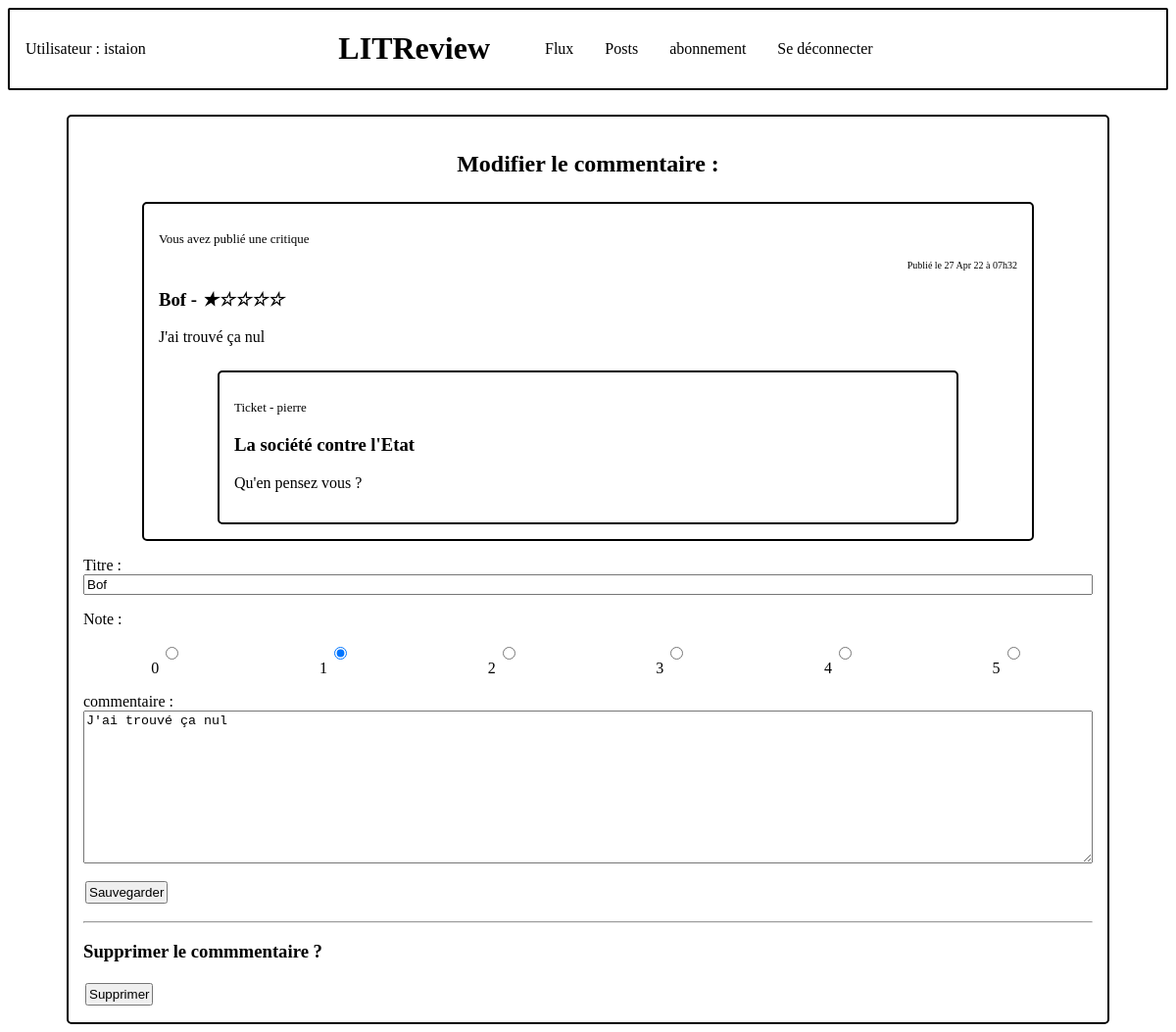
/posts/review/6/update (signed in), run on the app's committed database.
### authentication/models.py (models this page shows)
class User(AbstractUser):
    follows = models.ManyToManyField('self',
                                     through='review.UserFollows',
                                     symmetrical=False,
                                     related_name='followed')

### review/models.py (models this page shows, shortened)
class Review(models.Model):
    ticket = models.ForeignKey(to=Ticket, on_delete=models.CASCADE)
    rating = models.PositiveSmallIntegerField(
        validators=[MinValueValidator(0), MaxValueValidator(5)])
    headline = models.CharField(max_length=128)
    body = models.TextField(max_length=2048, blank=True)
    user = models.ForeignKey(
        to=settings.AUTH_USER_MODEL, on_delete=models.CASCADE)
    time_created = models.DateTimeField(auto_now_add=True)

class Ticket(models.Model):
    title = models.CharField(max_length=128)
    description = models.TextField(max_length=2048, blank=True)
    user = models.ForeignKey(
        to=settings.AUTH_USER_MODEL, on_delete=models.CASCADE)
    image = models.ImageField(null=True, blank=True)
    time_created = models.DateTimeField(auto_now_add=True)
    contributors = models.ManyToManyField(settings.AUTH_USER_MODEL, through='TicketContributor',
                                          related_name='contributions')
    IMAGE_MAX_SIZE = (400, 400)

### review/views.py (the view)
# urls.py: path('posts/review/<int:review_id>/update', review.views.review_update, name='review_update'),
@login_required
def review_update(request, review_id):
    review = get_object_or_404(models.Review, id=review_id)
    edit_form = forms.ReviewForm(instance=review)
    if request.method == 'POST':
        edit_form = forms.ReviewForm(request.POST, instance=review)
        if edit_form.is_valid():
            edit_form.save()
            return redirect('feed')
    context = {
        'edit_form': edit_form,
        'review': review,
    }
    return render(request, 'review/review_update.html', context=context)

### review/forms.py
class ReviewForm(forms.ModelForm):
    edit_review = forms.BooleanField(widget=forms.HiddenInput, initial=True)
    rating = forms.ChoiceField(widget=forms.RadioSelect, choices=RATING_CHOICES, label='Note :')
    class Meta:
        model = models.Review
        fields = ['headline', 'rating', 'body']
        labels = {'headline': 'Titre :', 'body': 'commentaire :'}

### review/templatetags/review_extras.py (called while the page is built)
@register.filter
def get_posted_at_display(posted_at):
    seconds_ago = (timezone.now() - posted_at).total_seconds()
    if seconds_ago <= HOUR:
        return f'Publié il y a {int(seconds_ago // MINUTE)} minutes.'
    elif seconds_ago <= DAY:
        return f'Publié il y a {int(seconds_ago // HOUR)} heures.'
    return f'Publié le {posted_at.strftime("%d %b %y à %Hh%M")}'

@register.filter
def contributor_list(ticket):
    contrib_list = ticket.contributors.all()
    return contrib_list

### review/templates/review/review_update.html (shortened to what this page needs)
{% extends 'base.html' %}
{% block content %}
    {% if review.user == request.user %}
        <div class="review_form">
            <h2>Modifier le commentaire :</h2>
            {% include 'review/partial/review.html' with review=review update_button=False%}
            <form method="post">
                {{ edit_form.as_p }}
                <button type="submit" >Sauvegarder</button>
            </form>
            <hr>
            <h3>Supprimer le commmentaire ?</h3>
            <button><a href="{% url 'delete' review.id 'Review' %}">Supprimer</a></button>
        </div>
    {% else %}
        <p>Vous ne pouvez pas modifier un commentaire dont vous n'êtes pas l'auteur.</p>
    {% endif %}
{% endblock content %}

### templates/base.html (shortened to what this page needs)
{% load static %}
<html>
    <head>
        <link rel="stylesheet" href="{% static 'app.css' %}">
    </head>
    <body>
        <div class="sidebar">
            {% if user.is_authenticated %}
                <p>Utilisateur : {{ request.user }} </p>
                <h1>LITReview</h1>
                <nav class="menu">
                    <ul>
                        <li><a href="{% url 'feed' %}">Flux</a></li>
                        <li><a href="{% url 'posts' %}">Posts</a></li>
                        <li><a href="{% url 'follow_users' %}">abonnement</a></li>
                        <li><a href="{% url 'logout' %}">Se déconnecter</a></li>
                    </ul>
                </nav>
            {% else %}
                <h1 id="disconnected">LITReview</h1>
            {% endif %}
        </div>
        {% block content %}{% endblock content %}
    </body>
</html>

### review/templates/review/partial/review.html (shortened to what this page needs)
{% load review_extras %}
<div class="review">
    {% if review.user == request.user %}
        <p class="review__user">Vous avez publié une critique</p>
    {% else %}
        <p class="review__user">{{review.user}} a publié une critique</p>
    {% endif %}
    <p class="review__time">{{review.time_created|get_posted_at_display }} </p>
    <h3>{{review.headline}} -
        {% if review.rating == 0 %}
            <i class="review__rating__star">☆☆☆☆☆</i>
        {% elif review.rating == 1 %}
            <i class="review__rating__star">★☆☆☆☆</i>
        {% elif review.rating == 2 %}
            <i class="review__rating__star">★★☆☆☆</i>
        {% elif review.rating == 3 %}
            <i class="review__rating__star">★★★☆☆</i>
        {% elif review.rating == 4 %}
            <i class="review__rating__star">★★★★☆</i>
        {% else %}
            <i class="review__rating__star">★★★★★</i>
        {% endif %}
    </h3>
    <p>{{review.body}}</p>
    <div>
        {% include 'review/partial/ticket.html' with ticket=review.ticket detailed=False %}
    </div>
</div>

### review/templates/review/partial/ticket.html (shortened to what this page needs)
{% load review_extras %}
<div class="ticket">
    {% if detailed %}
        {% if ticket.user == request.user %}
            <p class="ticket__user">Vous avez demandé une critique</p>
        {% else %}
            <p class="ticket__user">{{ticket.user}} a demandé une critique</p>
        {% endif %}
    {% else %}
        {% if ticket.user == request.user %}
            <p class="ticket__user">Votre ticket</p>
        {% else %}
            <p class="ticket__user">Ticket - {{ticket.user}}</p>
        {% endif %}
    {% endif %}
    <h3 class="ticket__title">{{ticket.title}}</h3>
    <p>{{ticket.description}}</p>
</div>

### static/app.css (style rules this page uses)
.ticket { border: 2px; padding: 15px; margin-top: 25px; margin-left: 60px; margin-right: 60px; box-sizing: content-box; border-style: solid; border-radius: 5px; }
.ticket__user { font-size: small; }
.review { border: 2px; padding: 15px; margin-top: 25px; margin-left: 60px; margin-right: 60px; box-sizing: content-box; border-style: solid; border-radius: 5px; }
.review__user { font-size: small; }
.review__time { font-size: x-small; text-align: right; }
#id_rating { display: flex; justify-content: space-around; }
.sidebar { display: flex; align-items: center; border: 2px; box-sizing: content-box; border-style: solid; border-radius: 2px; }
.sidebar p { float: right; width: 40%; padding: 14px 16px; }
.sidebar h1 { width: 20%; text-align: center; }
.sidebar ul { display: flex; align: right; width: 650px; }
.sidebar ul li { display: inline-block; padding: 14px 16px; }
.sidebar ul li a { text-decoration: none; color: black; }
.review_form { border: 2px; padding: 15px; margin-top: 25px; margin-left: 60px; margin-right: 60px; box-sizing: content-box; border-style: solid; border-radius: 5px; }
.review_form input, .review_form textarea { width: 100%; }
button { margin: 2px; padding: 2px; }
button a { text-decoration: none; color: black; }
h2 { text-align: center; }

### data on the page
User: user "istaion"
Review: time_created|get_posted_at_display "Publié le 27 Apr 22 à 07h32", headline "Bof", body "J'ai trouvé ça nul", rating "☐ 0 ☑ 1 ☐ 2 ☐ 3 ☐ 4 ☐ 5"
Ticket: user "pierre", title "La société contre l'Etat", description "Qu'en pensez vous ?"
